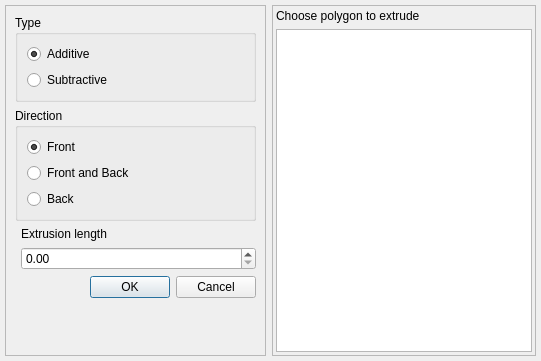
<?xml version="1.0" encoding="UTF-8"?>
<ui version="4.0">
 <class>ExtrusionDialog</class>
 <widget class="QDialog" name="ExtrusionDialog">
  <property name="geometry">
   <rect>
    <x>0</x>
    <y>0</y>
    <width>541</width>
    <height>361</height>
   </rect>
  </property>
  <property name="windowTitle">
   <string>Extrusion</string>
  </property>
  <layout class="QHBoxLayout" name="horizontalLayout">
   <property name="leftMargin">
    <number>5</number>
   </property>
   <property name="topMargin">
    <number>5</number>
   </property>
   <property name="rightMargin">
    <number>5</number>
   </property>
   <property name="bottomMargin">
    <number>5</number>
   </property>
   <item>
    <widget class="QFrame" name="frame_2">
     <property name="minimumSize">
      <size>
       <width>200</width>
       <height>0</height>
      </size>
     </property>
     <property name="frameShape">
      <enum>QFrame::StyledPanel</enum>
     </property>
     <property name="frameShadow">
      <enum>QFrame::Raised</enum>
     </property>
     <layout class="QFormLayout" name="formLayout">
      <item row="0" column="0" colspan="2">
       <widget class="QGroupBox" name="typeGroup">
        <property name="title">
         <string>Type</string>
        </property>
        <layout class="QVBoxLayout" name="verticalLayout_2">
         <item>
          <widget class="QRadioButton" name="additiveButton">
           <property name="text">
            <string>Additive</string>
           </property>
           <property name="checked">
            <bool>true</bool>
           </property>
          </widget>
         </item>
         <item>
          <widget class="QRadioButton" name="subtractiveButton">
           <property name="text">
            <string>Subtractive</string>
           </property>
          </widget>
         </item>
        </layout>
       </widget>
      </item>
      <item row="1" column="0" colspan="2">
       <widget class="QGroupBox" name="groupBox">
        <property name="title">
         <string>Direction</string>
        </property>
        <layout class="QVBoxLayout" name="verticalLayout">
         <item>
          <widget class="QRadioButton" name="frontButton">
           <property name="text">
            <string>Front</string>
           </property>
           <property name="checked">
            <bool>true</bool>
           </property>
          </widget>
         </item>
         <item>
          <widget class="QRadioButton" name="frontAndBackButton">
           <property name="text">
            <string>Front and Back</string>
           </property>
          </widget>
         </item>
         <item>
          <widget class="QRadioButton" name="backButton">
           <property name="text">
            <string>Back</string>
           </property>
          </widget>
         </item>
        </layout>
       </widget>
      </item>
      <item row="3" column="1">
       <widget class="QDoubleSpinBox" name="lengthInput">
        <property name="sizePolicy">
         <sizepolicy hsizetype="MinimumExpanding" vsizetype="Fixed">
          <horstretch>0</horstretch>
          <verstretch>0</verstretch>
         </sizepolicy>
        </property>
        <property name="maximum">
         <double>9999999.990000000223517</double>
        </property>
       </widget>
      </item>
      <item row="6" column="1">
       <widget class="QDialogButtonBox" name="buttonBox">
        <property name="orientation">
         <enum>Qt::Horizontal</enum>
        </property>
        <property name="standardButtons">
         <set>QDialogButtonBox::Cancel|QDialogButtonBox::Ok</set>
        </property>
       </widget>
      </item>
      <item row="2" column="1">
       <widget class="QLabel" name="label">
        <property name="text">
         <string>Extrusion length</string>
        </property>
       </widget>
      </item>
     </layout>
    </widget>
   </item>
   <item>
    <widget class="QFrame" name="frame">
     <property name="frameShape">
      <enum>QFrame::StyledPanel</enum>
     </property>
     <property name="frameShadow">
      <enum>QFrame::Raised</enum>
     </property>
     <layout class="QVBoxLayout" name="verticalLayout_3">
      <property name="leftMargin">
       <number>3</number>
      </property>
      <property name="topMargin">
       <number>3</number>
      </property>
      <property name="rightMargin">
       <number>3</number>
      </property>
      <property name="bottomMargin">
       <number>3</number>
      </property>
      <item>
       <widget class="QLabel" name="label_2">
        <property name="text">
         <string>Choose polygon to extrude</string>
        </property>
       </widget>
      </item>
      <item>
       <widget class="QListWidget" name="polygonsList">
        <property name="selectionMode">
         <enum>QAbstractItemView::ExtendedSelection</enum>
        </property>
       </widget>
      </item>
     </layout>
    </widget>
   </item>
  </layout>
 </widget>
 <resources/>
 <connections>
  <connection>
   <sender>buttonBox</sender>
   <signal>accepted()</signal>
   <receiver>ExtrusionDialog</receiver>
   <slot>accept()</slot>
   <hints>
    <hint type="sourcelabel">
     <x>248</x>
     <y>254</y>
    </hint>
    <hint type="destinationlabel">
     <x>157</x>
     <y>274</y>
    </hint>
   </hints>
  </connection>
  <connection>
   <sender>buttonBox</sender>
   <signal>rejected()</signal>
   <receiver>ExtrusionDialog</receiver>
   <slot>reject()</slot>
   <hints>
    <hint type="sourcelabel">
     <x>316</x>
     <y>260</y>
    </hint>
    <hint type="destinationlabel">
     <x>286</x>
     <y>274</y>
    </hint>
   </hints>
  </connection>
 </connections>
</ui>
